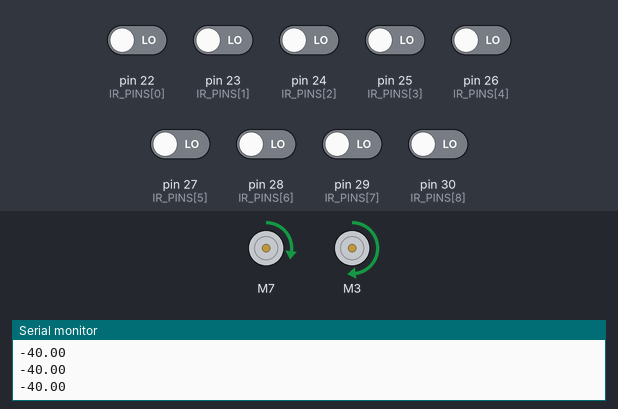
The sketch below on a simulated Arduino Mega 2560, built with avr-gcc and run on an emulated ATmega2560. Parts: 2 × DC motor (green arrow = forward, orange = backward, longer = faster), the last lines printed to the serial monitor. The test bench sets the inputs (shaded band); at power-on: pin 22 (IR_PINS[0]), pin 23 (IR_PINS[1]), pin 24 (IR_PINS[2]), pin 25 (IR_PINS[3]), pin 26 (IR_PINS[4]), pin 27 (IR_PINS[5]), pin 28 (IR_PINS[6]), pin 29 (IR_PINS[7]), pin 30 (IR_PINS[8]) LOW.

Above: at 1.2 s.
1.3 s: pin 23 (IR_PINS[1]) driven HIGH
At 2.1 s:
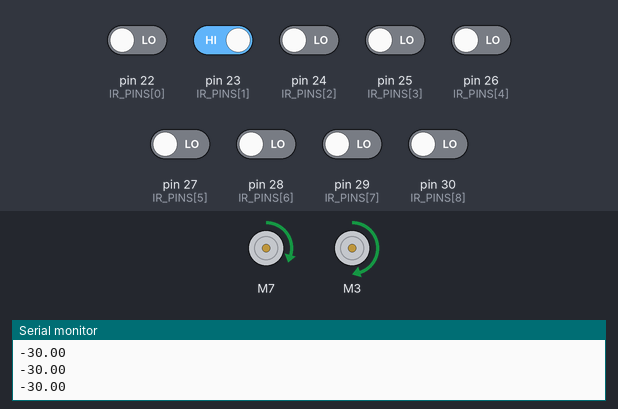
2.8 s: pin 27 (IR_PINS[5]) driven HIGH
At 3.9 s:
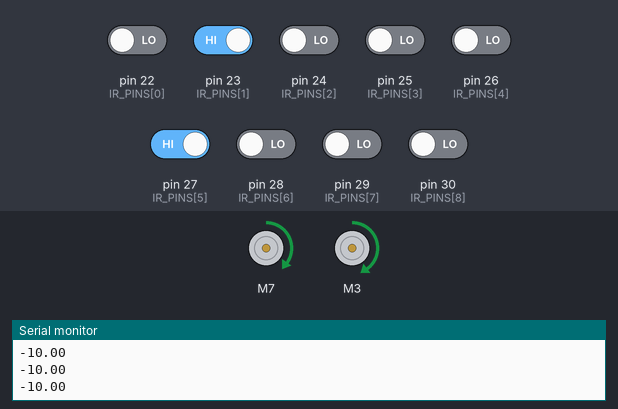
4.3 s: pin 23 (IR_PINS[1]) driven LOW
At 5.1 s:
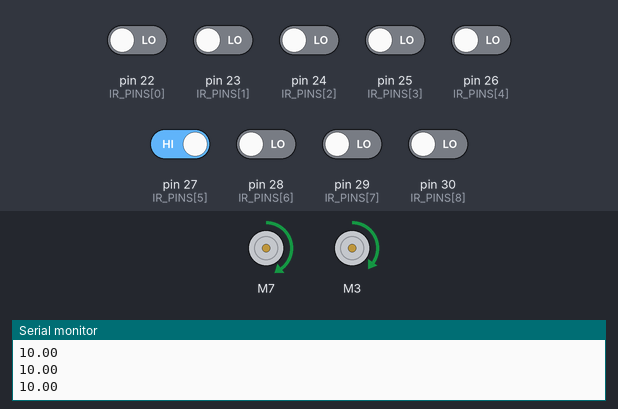
5.8 s: pin 27 (IR_PINS[5]) driven LOW
At 6.9 s:
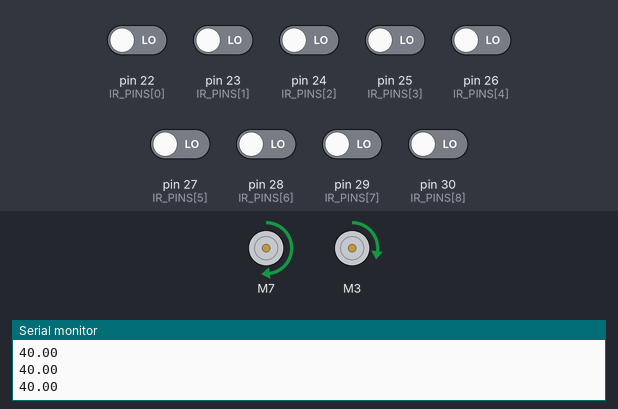
7.3 s: pin 22 (IR_PINS[0]) driven HIGH
At 8.5 s:
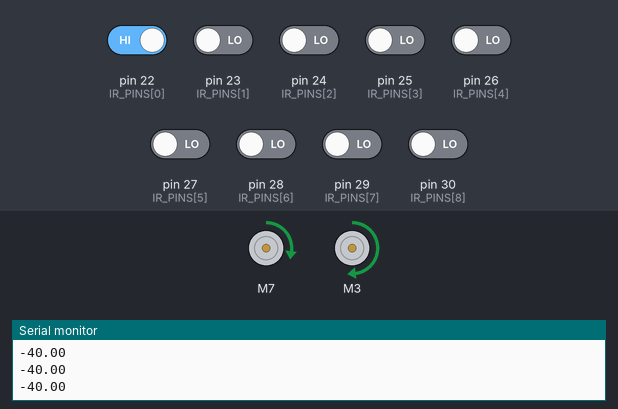
8.8 s: pin 25 (IR_PINS[3]) driven HIGH
At 9.9 s:
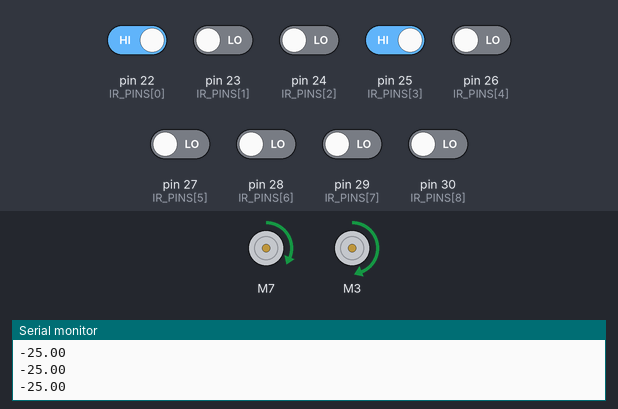
Timing chart, 0 to 11.3 s (numbered marks = the images above; inputs shaded):
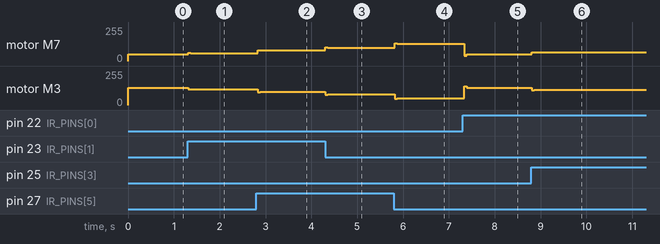

The sketch:

PID.ino
```cpp
// Full File Found in Overall Folder
#include <SparkFun_TB6612.h>

#define AIN1 3
#define BIN1 7
#define AIN2 4
#define BIN2 8
#define PWMA 5
#define PWMB 6
#define STBY 9

const int IR_PINS[9] = {22, 23, 24, 25, 26, 27, 28, 29, 30};
const int IR_WEIGHTS[9] = {-4, -3, -2, -1, 0, 1, 2, 3, 4};

float Kp = 10;
float Ki = 0.0;
float Kd = 2 ;

float error = 0;
float lastError = 0;
float integral = 0;
float derivative = 0;

unsigned long lastChangeTime = 0;

Motor motorR = Motor(AIN1, AIN2, PWMA, 1, STBY);
Motor motorL = Motor(BIN1, BIN2, PWMB, 1, STBY);

void setup() {
  Serial.begin(9600);
  for (int pin: IR_PINS) {
    pinMode(pin, INPUT);
  }
}

void loop() {
int activeCount = 0;
int weightedSum = 0;

// Read sensors and calculate weighted sum
for (int i = 0; i < 9; i++) {
  int value = digitalRead(IR_PINS[i]);
  if (value == 1) { // black = line
    weightedSum += IR_WEIGHTS[i];
    activeCount++;
  }
}

float newError = 0;
if (activeCount > 0) {
  newError = (float)weightedSum / activeCount;
} else {
// Line lost — decide a default behavior
  newError = lastError > 0 ? 4 : -4; // Continue in last known direction
}

// Derivative using time
unsigned long now = millis();
unsigned long deltaTime = now - lastChangeTime;

if (newError != lastError && deltaTime > 0) {
  derivative = (newError - lastError) / (float)deltaTime * 1000.0; // per second
  lastChangeTime = now;
} else {
  derivative = 0;
}

error = newError;
integral += error;

float correction = Kp * error + Ki * integral + Kd * derivative;
lastError = error;
Serial.println(correction);

int baseSpeed = 90;
int leftSpeed = baseSpeed + correction;
int rightSpeed = baseSpeed - correction;

leftSpeed = constrain(leftSpeed, 0, 255);
rightSpeed = constrain(rightSpeed, 0, 255);


motorL.drive(leftSpeed);
motorR.drive(rightSpeed);
delay(50);
}
```

Measured:
- after the input at 1.3 s, motor M7: forward 50/255 → forward 60/255 at once; motor M3: forward 130/255 → forward 120/255 at once
- after the input at 2.8 s, motor M7: forward 60/255 → forward 80/255 at once; motor M3: forward 120/255 → forward 100/255 at once
- after the input at 4.3 s, motor M7: forward 80/255 → forward 100/255 at once; motor M3: forward 100/255 → forward 80/255 at once
- after the input at 5.8 s, motor M7: forward 100/255 → forward 130/255 at once; motor M3: forward 80/255 → forward 50/255 at once
- after the input at 7.3 s, motor M7: forward 130/255 → forward 50/255 at once; motor M3: forward 50/255 → forward 130/255 at once
- after the input at 8.8 s, motor M7: forward 50/255 → forward 65/255 at once; motor M3: forward 130/255 → forward 115/255 at once
